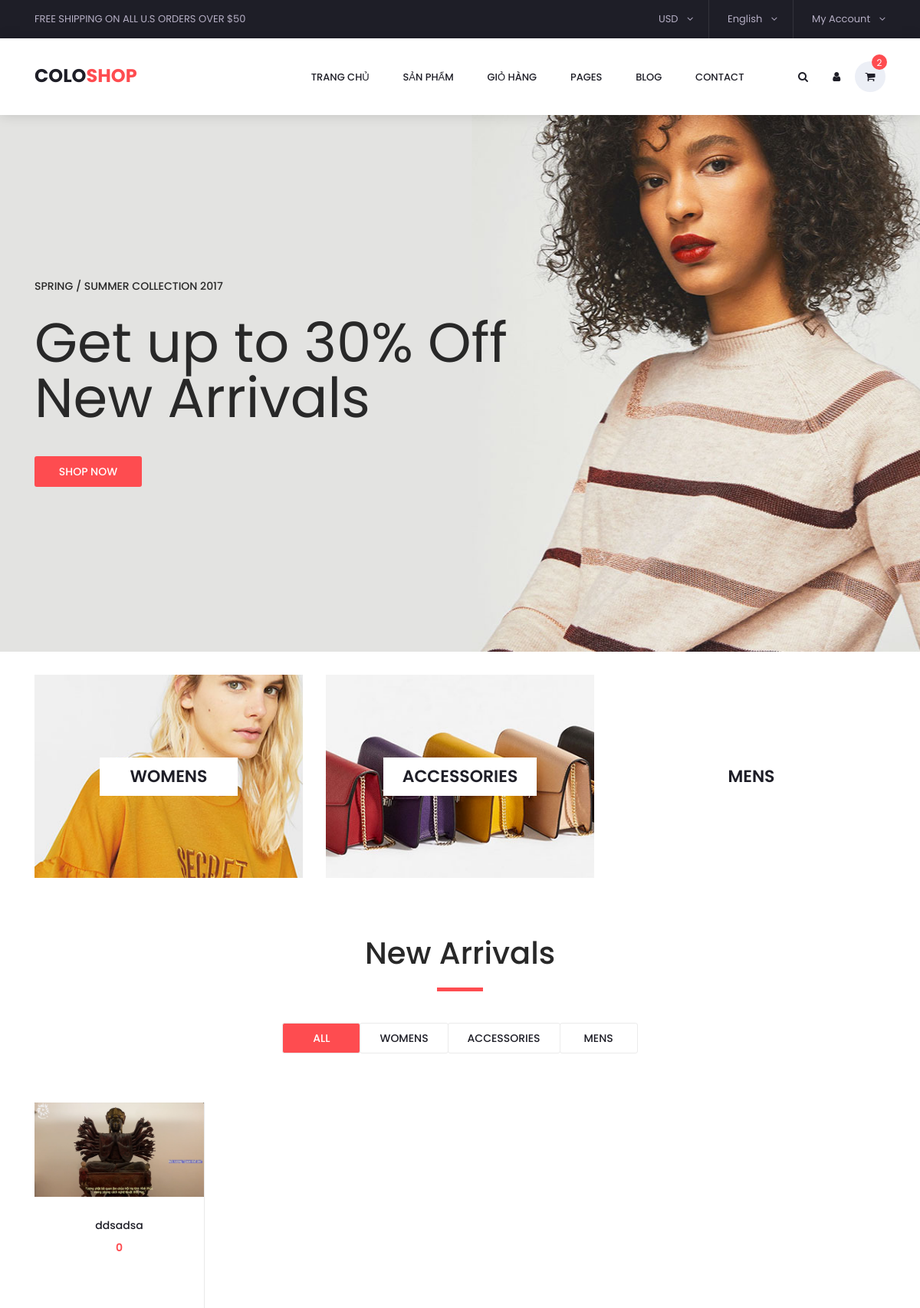
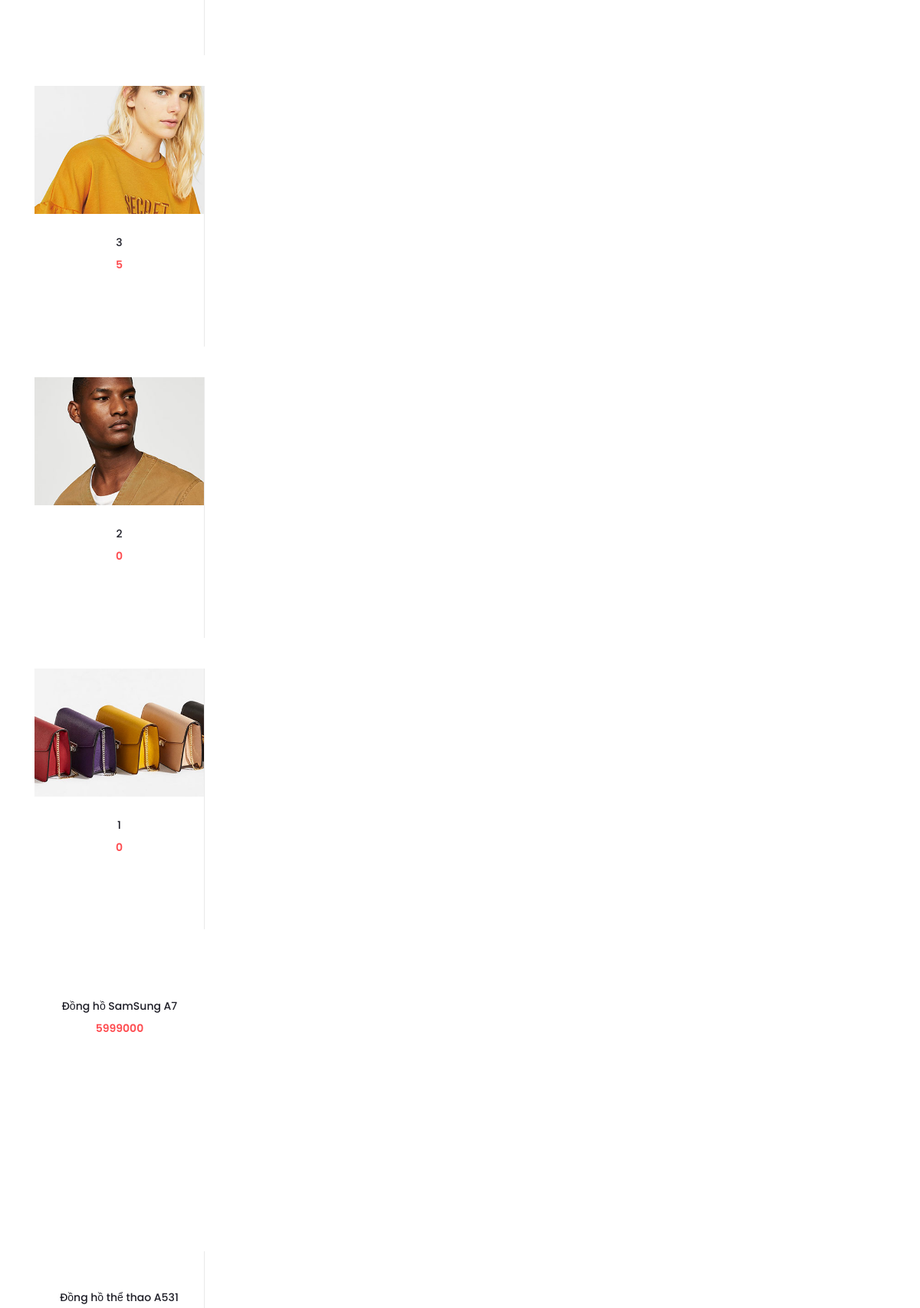
The page / (upper part) on the database its author committed (2 pictures, top to bottom).
### tables this page shows
CREATE TABLE `tbl_danhmuc` (
  `id_danhmuc` int(11) NOT NULL,
  `tendanhmuc` varchar(100) NOT NULL,
  `banner` varchar(100) NOT NULL
);

CREATE TABLE `tbl_sanpham` (
  `id_sanpham` int(11) NOT NULL,
  `tensanpham` varchar(100) NOT NULL,
  `masanpham` varchar(100) NOT NULL,
  `giasanpham` float NOT NULL,
  `soluong` int(11) NOT NULL,
  `hinhanh` varchar(100) NOT NULL,
  `tomtat` tinytext NOT NULL,
  `noidung` text NOT NULL,
  `id_danhmuc` int(11) NOT NULL,
  `trangthai` int(11) NOT NULL
);

### pages/new_arrivals.php (the view, shortened to what this page needs)
<?php
$sql_danhmuc = "SELECT * FROM tbl_danhmuc";
$query_danhmuc = $conn->query($sql_danhmuc);
$sql_show_new = "SELECT * FROM tbl_sanpham,tbl_danhmuc WHERE tbl_sanpham.id_danhmuc=tbl_danhmuc.id_danhmuc AND tbl_sanpham.trangthai=1 ORDER BY tbl_sanpham.id_sanpham DESC LIMIT 10";
$query_show_new = $conn->query($sql_show_new);
?>
<div class="new_arrivals">
	<div class="container">
		<div class="row">
			<div class="col text-center">
				<div class="section_title new_arrivals_title">
					<h2>New Arrivals</h2>
				</div>
			</div>
		</div>
		<div class="row align-items-center">
			<div class="col text-center">
				<div class="new_arrivals_sorting">
					<ul class="arrivals_grid_sorting clearfix button-group filters-button-group">
						<li class="grid_sorting_button button d-flex flex-column justify-content-center align-items-center active is-checked" data-filter="*">all</li>
						<?php
						foreach ($query_danhmuc as $row) {
						?>
							<li class="grid_sorting_button button d-flex flex-column justify-content-center align-items-center" data-filter=".<?php echo "$row[tendanhmuc]" ?>"><?php echo "$row[tendanhmuc]" ?></li>
						<?php
						}
						?>
					</ul>
				</div>
			</div>
		</div>
		<div class="row">
			<div class="col">
				<div class="product-grid" data-isotope='{ "itemSelector": ".product-item", "layoutMode": "fitRows" }'>
					<?php
					foreach ($query_show_new as $row) {
					?><form action="cart/add.php?id_sanpham=<?php echo $row['id_sanpham'] ?>" method="post">
						<div class="product-item <?php echo"$row[tendanhmuc]"?>">
							<div class="product discount product_filter">
								<div class="product_image">
									<img src="images/<?php echo"$row[hinhanh]"?>" alt="">
								</div>
								<div class="product_info">
									<h6 class="product_name"><a href="single.php?id_sanpham=<?php echo"$row[id_sanpham]"?>"><?php echo"$row[tensanpham]"?></a></h6>
									<div class="product_price"><?php echo"$row[giasanpham]"?></div>
								</div>
							</div>
						</div>
	   </form>
					<?php
					}
					?>
				</div>
			</div>
		</div>
	</div>
</div>

### index.php (shortened to what this page needs)
<!DOCTYPE html>
<html lang="en">
<head>
<link rel="stylesheet" type="text/css" href="styles/bootstrap4/bootstrap.min.css">
<link href="plugins/font-awesome-4.7.0/css/font-awesome.min.css" rel="stylesheet" type="text/css">
<link rel="stylesheet" type="text/css" href="plugins/OwlCarousel2-2.2.1/owl.carousel.css">
<link rel="stylesheet" type="text/css" href="plugins/OwlCarousel2-2.2.1/owl.theme.default.css">
<link rel="stylesheet" type="text/css" href="plugins/OwlCarousel2-2.2.1/animate.css">
<link rel="stylesheet" type="text/css" href="styles/main_styles.css">
<link rel="stylesheet" type="text/css" href="styles/responsive.css">
</head>
<body>
<div class="super_container">
		<?php
            include("admincp/config/connect.php");
            include("pages/header.php");
			include("pages/slider.php");
			include("pages/banner.php");
			include("pages/new_arrivals.php");
        ?>
</div>
</body>
</html>

### pages/header.php (shortened to what this page needs)
<header class="header trans_300">
    <div class="top_nav">
        <div class="container">
            <div class="row">
                <div class="col-md-6">
                    <div class="top_nav_left">free shipping on all u.s orders over $50</div>
                </div>
                <div class="col-md-6 text-right">
                    <div class="top_nav_right">
                        <ul class="top_nav_menu">
                            <li class="currency">
                                <a href="#">
                                    usd
                                    <i class="fa fa-angle-down"></i>
                                </a>
                            </li>
                            <li class="language">
                                <a href="#">
                                    English
                                    <i class="fa fa-angle-down"></i>
                                </a>
                            </li>
                            <li class="account">
                                <?php
                                if (isset($_SESSION['dangnhap'])) {
                                ?>
                                    <a href="#">
                                        <?php echo $_SESSION['username'] ?>
                                        <i class="fa fa-angle-down"></i>
                                    </a>
                                    <ul class="account_selection">
                                        <li><a href="register.php"><i class="fa fa-user-plus"></i>Tài khoản của tôi</a></li>
                                        <li><a href="logout.php?dangxuat=1"><i class="fa fa-sign-in" aria-hidden="true"></i>Đăng xuất</a></li>
                                    </ul>
                                <?php
                                } else {
                                ?>
                                    <a href="#">
                                        My Account
                                        <i class="fa fa-angle-down"></i>
                                    </a>
                                <?php
                                }
                                ?>
                            </li>
                        </ul>
                    </div>
                </div>
            </div>
        </div>
    </div>
    <div class="main_nav_container">
        <div class="container">
            <div class="row">
                <div class="col-lg-12 text-right">
                    <div class="logo_container">
                        <a href="#">colo<span>shop</span></a>
                    </div>
                    <nav class="navbar">
                        <ul class="navbar_menu">
                            <li><a href="index.php">Trang chủ</a></li>
                            <li><a href="product_categories.php">Sản phẩm</a></li>
                            <li><a href="cart.php">Giỏ hàng</a></li>
                            <li><a href="#">pages</a></li>
                            <li><a href="#">blog</a></li>
                            <li><a href="contact.html">contact</a></li>
                        </ul>
                        <ul class="navbar_user">
                            <li><a href="#"><i class="fa fa-search" aria-hidden="true"></i></a></li>
                            <li><a href="#"><i class="fa fa-user" aria-hidden="true"></i></a></li>
                            <li class="checkout">
                                <a href="#">
                                    <i class="fa fa-shopping-cart" aria-hidden="true"></i>
                                    <span id="checkout_items" class="checkout_items">2</span>
                                </a>
                            </li>
                        </ul>
                    </nav>
                </div>
            </div>
        </div>
    </div>
</header>
<div class="fs_menu_overlay"></div>

### pages/slider.php
<div class="main_slider" style="background-image:url(images/slider_1.jpg)">
		<div class="container fill_height">
			<div class="row align-items-center fill_height">
				<div class="col">
					<div class="main_slider_content">
						<h6>Spring / Summer Collection 2017</h6>
						<h1>Get up to 30% Off New Arrivals</h1>
						<div class="red_button shop_now_button"><a href="#">shop now</a></div>
					</div>
				</div>
			</div>
		</div>
	</div>

### pages/banner.php
<?php
$sql = "SELECT * FROM tbl_danhmuc";
$result = $conn->query($sql);?>
<div class="banner">
	<div class="container">
		<div class="row">
			<?php
			foreach ($result as $row) {
			?>
				<div class="col-md-4">
					<div class="banner_item align-items-center" style="background-image:url(images/<?php echo"$row[banner]"?>)">
						<div class="banner_category">
							<a href="categories.html"><?php echo"$row[tendanhmuc]"?></a>
						</div>
					</div>
				</div>
			<?php
			}
			?>
		</div>
	</div>
</div>

### pages/new_arrivals.php (style rules this page uses)
.red_button { color: white; }

### rows shown on the page
tbl_danhmuc: banner (picture), tendanhmuc "WOMENS"
tbl_danhmuc: banner (picture), tendanhmuc "ACCESSORIES"
tbl_danhmuc: tendanhmuc "MENS"
tbl_sanpham: hinhanh (picture), tensanpham "ddsadsa", giasanpham "0"
tbl_sanpham: hinhanh (picture), tensanpham "3", giasanpham "5"
tbl_sanpham: hinhanh (picture), tensanpham "2", giasanpham "0"
tbl_sanpham: hinhanh (picture), tensanpham "1", giasanpham "0"
tbl_sanpham: tensanpham "Đồng hồ SamSung A7", giasanpham "5999000"
tbl_sanpham: tensanpham "Đồng hồ thể thao A531"
